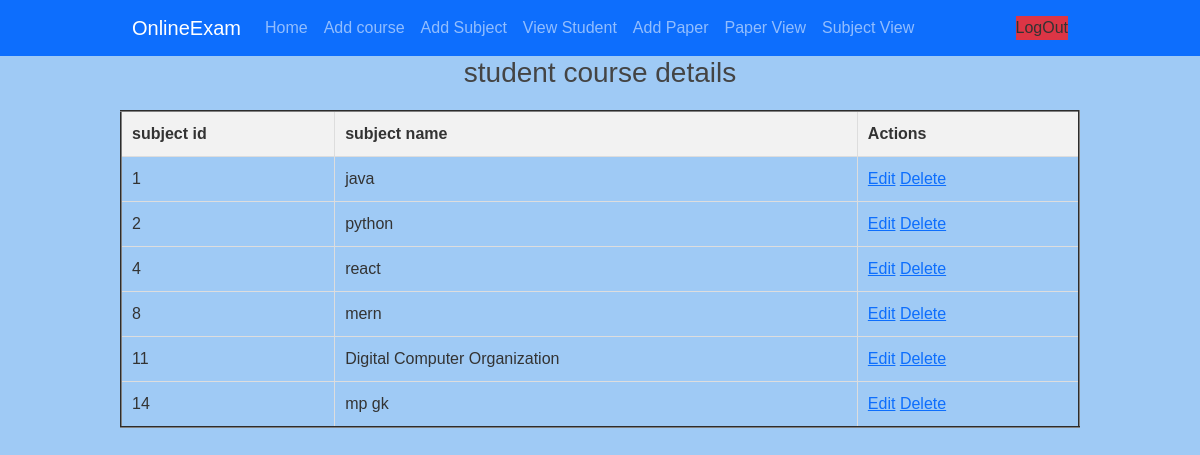
The app's page /myapp/subview with its own data.
### myapp/models.py (models this page shows, shortened)
class subject(models.Model):
    sub_name=models.CharField(max_length=250)
    shor_name=models.CharField(max_length=200)

### myapp/views.py (the view)
# urls.py: path("subview",views.subview),
def subview(request):
    sub_view=subject.objects.all()
    return render(request,"adminsub.html",{"sub_view":sub_view})

### myapp/templates/adminsub.html (shortened to what this page needs)
<!DOCTYPE html>
<html lang="en">
<head>
    {% load static %}
    <link rel="stylesheet" href="{% static 'bootstrap.css' %}">
    <link rel="stylesheet" href="{% static 'style.css' %}">
</head>
<body><nav class="navbar navbar-expand-lg navbar-dark bg-primary">
    <div class="container">
        <a class="navbar-brand" href="#">OnlineExam</a>
        <div class="collapse navbar-collapse" id="navbarNav">
            <ul class="navbar-nav">
                <li class="nav-item"><a class="nav-link" href="/myapp/adminportal">Home</a></li>
                <li class="nav-item"><a class="nav-link" href="/myapp/courses">Add course</a></li>
                <li class="nav-item"><a class="nav-link" href="/myapp/sub">Add Subject</a></li>
                <li class="nav-item"><a class="nav-link" href="/myapp/view">View Student</a></li>
                <li class="nav-item"><a class="nav-link" href="/myapp/addpaper">Add Paper</a></li>
                <li class="nav-item"><a class="nav-link" href="/myapp/paperview">Paper View</a></li>
                <li class="nav-item"><a class="nav-link" href="/myapp/subview">Subject View</a></li>
            </ul>
            <a class="nav-link ms-auto bg-danger" href="/myapp/admin">LogOut</a>
        </div>
    </div>
</nav>
    <table border="2">
<h3> student course details</h3>
        <tr>
            <th>subject id</th>
            <th>subject name</th>
            <th>Actions</th>
        </tr>
        {% for x in sub_view %}
        <tr>
            <td>{{x.id}}</td>
            <td>{{x.sub_name}}</td>
            <td><a href="/myapp/editsub/{{x.id}}">Edit</a>
                <a href="/myapp/deletesub/{{x.id}}">Delete</a>
            </td>
        </tr>
        {% endfor %}
    </table>
</body>
</html>

### myapp/static/style.css (style rules this page uses)
body { font-family: Arial, sans-serif; margin: 0; padding: 0; background: #9fcaf5; color: #333; }
h1, h2, h3 { color: #444; text-align: center; }
table { width: 80%; margin: 20px auto; border-collapse: collapse; }
table th, table td { border: 1px solid #ddd; padding: 10px; text-align: left; }
table th { background-color: #f2f2f2; }
.container { width: 80%; margin: 0 auto; }

### records on screen
subject: id "1", sub_name "java"
subject: id "2", sub_name "python"
subject: id "4", sub_name "react"
subject: id "8", sub_name "mern"
subject: id "11", sub_name "Digital Computer Organization"
subject: id "14", sub_name "mp gk"
